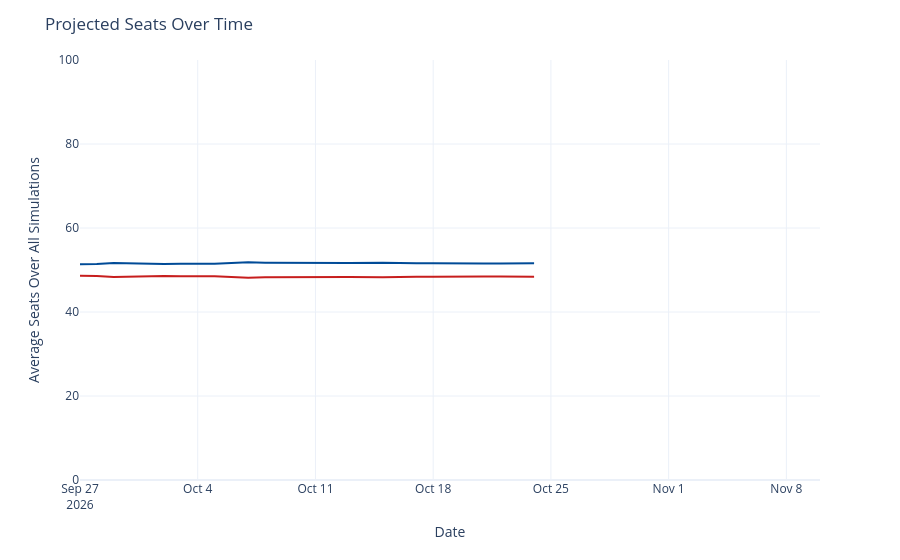

Notebook source saved alongside this figure:
### Code cell
seats_over_time = output_ts[(output_ts['geo'] == 'US Senate') &
                             (output_ts['type'] == 'seats')]
seats_over_time['rep_seats'] = seats_over_time['y'].map(lambda x: 100 - x)
seats_over_time = seats_over_time.rename({'y': 'Democrats', 'rep_seats': 'Republicans'}, axis=1)
seats_time_ser = px.line(seats_over_time, x='date', y=['Democrats', 'Republicans'], template='plotly_white',
                        color_discrete_map={'Democrats': '#004b97', 'Republicans': '#c71e1d'},)
seats_time_ser.update_traces(hovertemplate="%{y:.1f}")
seats_time_ser.update_layout(
    xaxis=dict(range=[pd.to_datetime('2026-09-27'), pd.to_datetime('2026-11-10')]),
    yaxis=dict(range=[0, 100]),
    xaxis_title='Date',
    yaxis_title='Average Seats Over All Simulations',
    title=dict(text="Projected Seats Over Time"),
    hovermode="x",
    showlegend=False
)
seats_time_ser

### Figure 1 — Plotly figure (JSON) as saved in the notebook; plotly's stock layout.template omitted (floating-point values rounded to 4 significant figures)
{"data": [{"hovertemplate": "%{y:.1f}", "legendgroup": "Democrats", "line": {"color": "#004b97", "dash": "solid"}, "marker": {"symbol": "circle"}, "mode": "lines", "name": "Democrats", "orientation": "v", "showlegend": true, "type": "scatter", "x": ["2026-09-27", "2026-09-28", "2026-09-29", "2026-09-30", "2026-10-01", "2026-10-02", "2026-10-03", "2026-10-04", "2026-10-05", "2026-10-06", "2026-10-07", "2026-10-08", "2026-10-09", "2026-10-10", "2026-10-11", "2026-10-12", "2026-10-13", "2026-10-15", "2026-10-16", "2026-10-17", "2026-10-18", "2026-10-19", "2026-10-20", "2026-10-21", "2026-10-22", "2026-10-23", "2026-10-24"], "xaxis": "x", "y": [51.35, 51.4, 51.64, 51.51, 51.41, 51.42, 51.47, 51.47, 51.48, 51.68, 51.82, 51.75, 51.71, 51.62, 51.6, 51.62, 51.64, 51.74, 51.6, 51.58, 51.61, 51.53, 51.53, 51.56, 51.57, 51.59, 51.63], "yaxis": "y"}, {"hovertemplate": "%{y:.1f}", "legendgroup": "Republicans", "line": {"color": "#c71e1d", "dash": "solid"}, "marker": {"symbol": "circle"}, "mode": "lines", "name": "Republicans", "orientation": "v", "showlegend": true, "type": "scatter", "x": ["2026-09-27", "2026-09-28", "2026-09-29", "2026-09-30", "2026-10-01", "2026-10-02", "2026-10-03", "2026-10-04", "2026-10-05", "2026-10-06", "2026-10-07", "2026-10-08", "2026-10-09", "2026-10-10", "2026-10-11", "2026-10-12", "2026-10-13", "2026-10-15", "2026-10-16", "2026-10-17", "2026-10-18", "2026-10-19", "2026-10-20", "2026-10-21", "2026-10-22", "2026-10-23", "2026-10-24"], "xaxis": "x", "y": [48.65, 48.6, 48.36, 48.49, 48.59, 48.58, 48.53, 48.53, 48.52, 48.32, 48.18, 48.25, 48.29, 48.38, 48.4, 48.38, 48.36, 48.26, 48.4, 48.42, 48.39, 48.47, 48.47, 48.44, 48.43, 48.41, 48.37], "yaxis": "y"}], "layout": {"hovermode": "x", "legend": {"title": {"text": "variable"}, "tracegroupgap": 0}, "margin": {"t": 60}, "showlegend": false, "title": {"text": "Projected Seats Over Time"}, "xaxis": {"anchor": "y", "domain": [0, 1], "range": ["2026-09-27T00:00:00", "2026-11-10T00:00:00"], "title": {"text": "Date"}}, "yaxis": {"anchor": "x", "domain": [0, 1], "range": [0, 100], "title": {"text": "Average Seats Over All Simulations"}}}}
